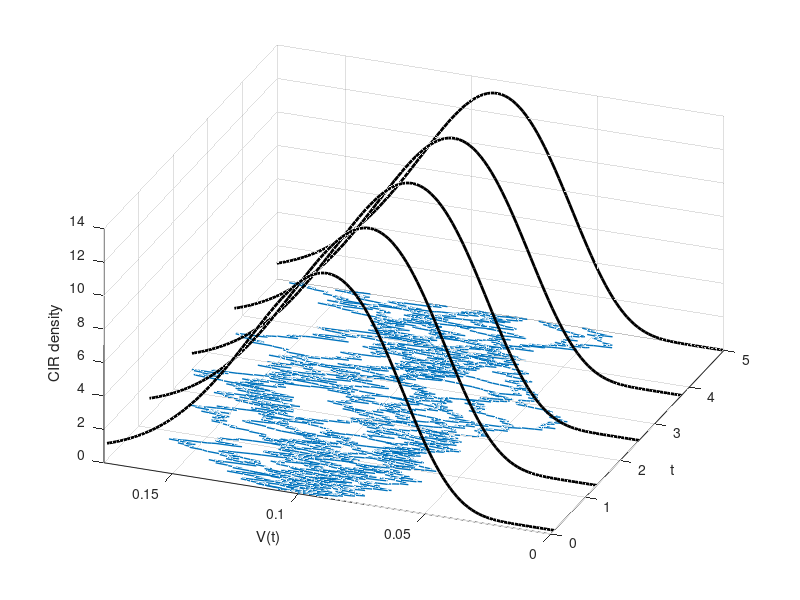

The MATLAB source for this figure:
function CIR_paths
clc;close all;

% CIR model parameter settings

v0        = 0.1;
kappa     = 0.5;
vbar      = 0.1;
gamma     = 0.1;
NoOfPaths = 10; 
NoOfSteps = 500; 
T         = 5;

% Generation of the CIR paths with truncation scheme

[V,timeGrid] = GeneratePathsCIREuler(NoOfPaths,NoOfSteps,v0,kappa,vbar,gamma,T);

% Generate figure

figure1 = figure;
axes1 = axes('Parent',figure1);
hold(axes1,'on');

% Density plot for S(t)

plot(timeGrid,V,'linewidth',1,'color',[0 0.45 0.74])
pdf = CIRDensity(kappa,gamma,vbar,0.0,T,v0);

% Grid for the densities of CIR

Tgrid=linspace(0.1,T,5);

x_arg=linspace(0,max(max(V(:,:)))*2,250);
for i=1:length(Tgrid)    
    plot3(Tgrid(i)*ones(length(x_arg),1),x_arg,pdf(x_arg),'k','linewidth',2)
end
axis([0,Tgrid(end),0,max(max(V))])
grid on;
xlabel('t')
ylabel('V(t)')
zlabel('CIR density')
view(axes1,[-68.8 40.08]);

function pdf = CIRDensity(kappa,gamma,vbar,s,t,v_s)
c        = gamma^2/(4*kappa)*(1-exp(-kappa*(t-s)));
d        = 4*kappa*vbar/(gamma^2);
kappaBar = 4*kappa*exp(-kappa*(t-s))/(gamma^2*(1-exp(-kappa*(t-s))))*v_s;
pdf      = @(x)1/c*ncx2pdf(x./c,d,kappaBar);

function [V,time] = GeneratePathsCIREuler(NoOfPaths,NoOfSteps,V0,kappa,vbar,gamma,T)

% Define initial value

V=zeros(NoOfPaths,NoOfSteps);
V(:,1) = V0;

% Random noise

Z=random('normal',0,1,[NoOfPaths,NoOfSteps]);
W=zeros([NoOfPaths,NoOfSteps]);

dt = T / NoOfSteps;
time = zeros([NoOfSteps+1,1]);
for i=1:NoOfSteps
    if NoOfPaths>1
        Z(:,i)   = (Z(:,i) - mean(Z(:,i))) / std(Z(:,i));
    end
    W(:,i+1)  = W(:,i) + sqrt(dt).*Z(:,i);
    V(:,i+1)  = V(:,i) + kappa*(vbar-V(:,i))*dt+  gamma* sqrt(V(:,i)).* (W(:,i+1)-W(:,i));
    
    % We apply here the truncation scheme to deal with negative values

    V(:,i+1) = max(V(:,i+1),0);
    time(i+1) = time(i) + dt;
end
